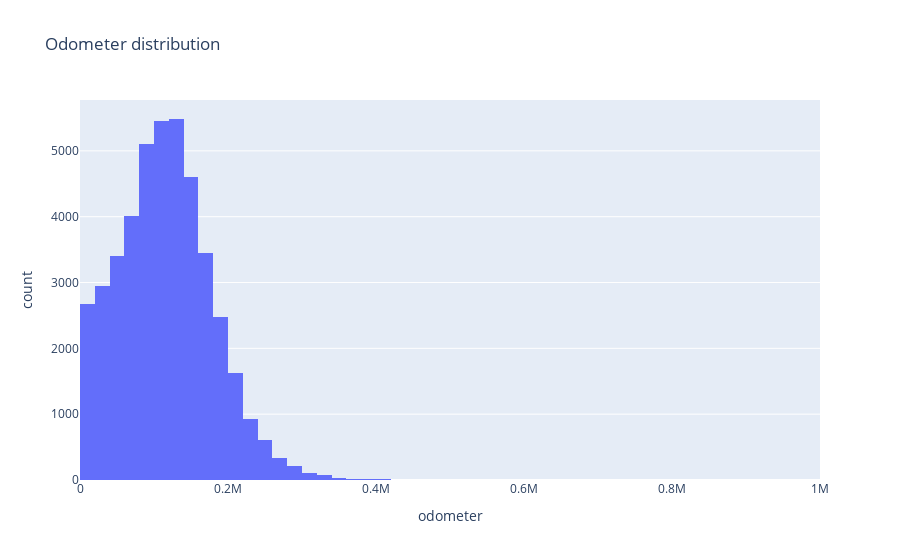

Write notebook code for a chart like this one.
### Markdown cell above
**Plot 2 histogram**

### Code cell
fig2 = px.histogram(df_eda.dropna(subset=["odometer"]), x="odometer", nbins=60, title="Odometer distribution")
fig2.show()

### Figure 1 — Plotly figure (JSON) as saved in the notebook; plotly's stock layout.template omitted (floating-point values rounded to 4 significant figures; data arrays with more than 128 entries replaced by an {"elided": "..."} marker saying what was removed)
{"data": [{"bingroup": "x", "hovertemplate": "odometer=%{x}<br>count=%{y}<extra></extra>", "legendgroup": "", "marker": {"color": "#636efa", "pattern": {"shape": ""}}, "name": "", "nbinsx": 60, "orientation": "v", "showlegend": false, "type": "histogram", "x": {"elided": "43633 float values"}, "xaxis": "x", "yaxis": "y"}], "layout": {"barmode": "relative", "legend": {"tracegroupgap": 0}, "title": {"text": "Odometer distribution"}, "xaxis": {"anchor": "y", "domain": [0, 1], "title": {"text": "odometer"}}, "yaxis": {"anchor": "x", "domain": [0, 1], "title": {"text": "count"}}}}
